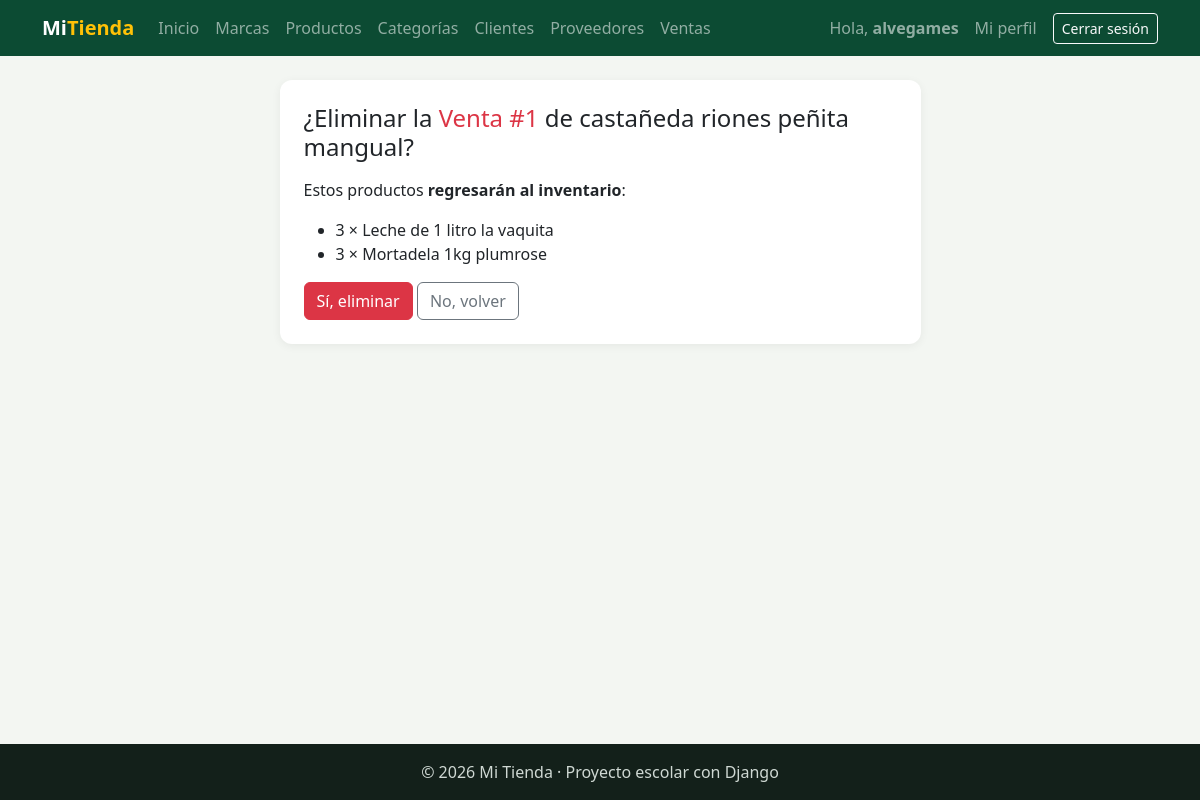
Screenshot of /facturacion/ventas/eliminar/1/ (signed in) with the database file from the repository.
### facturacion/models.py (models this page shows, shortened)
class ModeloBase(models.Model):
    user = models.ForeignKey(                    # 1:N con User: un usuario registra muchos registros
        User,
        on_delete=models.SET_NULL,               # Si borran al usuario, el registro se queda con user vacío
        null=True,                               # SET_NULL necesita que la columna acepte NULL
        blank=True,
        editable=False,                          # No aparece en formularios: lo llena la VISTA, no la persona
        related_name="%(class)s_registrados",    # %(class)s = nombre del modelo → user.producto_registrados
        verbose_name="Registrado por",
    )
    fecha_creacion = models.DateTimeField("Fecha de creación", auto_now_add=True)   # Se llena sola al CREAR
    fecha_modificacion = models.DateTimeField("Última modificación", auto_now=True) # Se actualiza sola en CADA save()
    class Meta:
        abstract = True                          # ← LA CLAVE: modelo "molde", sin tabla propia

class Venta(ModeloBase):
    cliente = models.ForeignKey(Cliente, on_delete=models.PROTECT, related_name="ventas")   # 1:N
    fecha_hora = models.DateTimeField("Fecha y hora", default=timezone.now)   # default: la hora actual, editable
    subtotal = models.DecimalField(max_digits=12, decimal_places=2, default=0, editable=False)
    iva = models.DecimalField("IVA", max_digits=12, decimal_places=2, default=0, editable=False)
    total = models.DecimalField(max_digits=12, decimal_places=2, default=0, editable=False)
    tipo_pago = models.CharField(
        "Tipo de pago",
        max_length=15,
        choices=TipoPago.choices,                # Solo acepta contado, credito, transferencia o tarjeta
        default=TipoPago.CONTADO,
    )
    class Meta:
        verbose_name = "Venta"
        verbose_name_plural = "Ventas"
        ordering = ["-fecha_hora"]               # La más reciente primero
    def __str__(self):
        return f"Venta #{self.pk}"

class Cliente(ModeloBase):
    cedula = models.CharField("Cédula", max_length=10, unique=True)
    nombres = models.CharField(max_length=80)
    apellidos = models.CharField(max_length=80)
    email = models.EmailField("Correo", blank=True)
    telefono = models.CharField("Teléfono", max_length=15, blank=True)
    direccion = models.CharField("Dirección", max_length=200, blank=True)
    class Meta:
        verbose_name = "Cliente"
        verbose_name_plural = "Clientes"
        ordering = ["apellidos", "nombres"]
    def __str__(self):
        return f"{self.apellidos} {self.nombres}"

class DetalleVenta(ModeloBase):
    venta = models.ForeignKey(Venta, on_delete=models.CASCADE, related_name="detalles")   # se borra con su venta
    producto = models.ForeignKey(Producto, on_delete=models.PROTECT, related_name="detalles_venta")
    cantidad = models.PositiveIntegerField(default=1, validators=[MinValueValidator(1)])  # mínimo 1
    precio = models.DecimalField(max_digits=10, decimal_places=2)   # precio del producto EL DÍA de la venta
    class Meta:
        verbose_name = "Detalle de venta"
        verbose_name_plural = "Detalles de venta"

class Producto(ModeloBase):
    nombre = models.CharField(max_length=100)
    descripcion = models.TextField("Descripción", blank=True)
    precio = models.DecimalField(max_digits=10, decimal_places=2)    # Precio de VENTA actual
    stock = models.PositiveIntegerField(default=0)                   # Unidades en bodega (nunca negativo)
    imagen = models.ImageField(                  # NUEVO: guarda una FOTO
        upload_to="productos/",                  #   el archivo va a MEDIA_ROOT/productos/
        blank=True,                              #   la foto es opcional
    )                                            #   En la tabla solo se guarda el TEXTO de la ruta: "productos/a55.jpg"
    marca = models.ForeignKey(Marca, on_delete=models.PROTECT, related_name="productos")
    categorias = models.ManyToManyField(Categoria, related_name="productos", blank=True)
    activo = models.BooleanField(default=True)
    class Meta:
        verbose_name = "Producto"
        verbose_name_plural = "Productos"
        ordering = ["nombre"]

### facturacion/views.py (the view, shortened to what this page needs)
# urls.py: path("ventas/eliminar/<int:pk>/", views.VentaDeleteView.as_view(), name="venta_eliminar"),
class VentaDeleteView(LoginRequiredMixin, DeleteView):     # ELIMINAR
    model = Venta
    template_name = "facturacion/venta_eliminar.html"
    context_object_name = "venta"
    success_url = reverse_lazy("facturacion:venta_lista")

### facturacion/templates/facturacion/venta_eliminar.html (shortened to what this page needs)
{% extends "base.html" %}
{% block contenido %}
<div class="row justify-content-center">
    <div class="col-md-7">
        <div class="tarjeta">
            <h1 class="h4 mb-3">¿Eliminar la <span class="text-danger">{{ venta }}</span> de {{ venta.cliente }}?</h1>
            <p>Estos productos <b>regresarán al inventario</b>:</p>
            <ul>
                {% for detalle in venta.detalles.all %}
                    <li>{{ detalle.cantidad }} × {{ detalle.producto.nombre }}</li>
                {% endfor %}
            </ul>
            <form method="post">
                <button type="submit" class="btn btn-danger">Sí, eliminar</button>
                <a href="{% url 'facturacion:venta_detalle' venta.pk %}" class="btn btn-outline-secondary">No, volver</a>
            </form>
        </div>
    </div>
</div>
{% endblock %}

### templates/base.html (shortened to what this page needs)
{% load static %}
<!DOCTYPE html>
<html lang="es">
<head>
    <link href="https://cdn.jsdelivr.net/npm/bootstrap@5.3.3/dist/css/bootstrap.min.css" rel="stylesheet">
    <link rel="stylesheet" href="{% static 'css/estilos.css' %}">
</head>
<body>
    <nav class="navbar navbar-expand-lg navbar-dark barra">
        <div class="container">
            <a class="navbar-brand fw-bold" href="{% url 'home' %}">Mi<span class="text-warning">Tienda</span></a>
            <div class="collapse navbar-collapse" id="menu">
                <ul class="navbar-nav me-auto">
                    <li class="nav-item"><a class="nav-link" href="{% url 'home' %}">Inicio</a></li>
                    {% if user.is_authenticated %}
                        <li class="nav-item"><a class="nav-link" href="{% url 'facturacion:marca_lista' %}">Marcas</a></li>
                        <li class="nav-item"><a class="nav-link" href="{% url 'facturacion:producto_lista' %}">Productos</a></li>
                        <li class="nav-item"><a class="nav-link" href="{% url 'facturacion:categoria_lista' %}">Categorías</a></li>
                        <li class="nav-item"><a class="nav-link" href="{% url 'facturacion:cliente_lista' %}">Clientes</a></li>
                        <li class="nav-item"><a class="nav-link" href="{% url 'facturacion:proveedor_lista' %}">Proveedores</a></li>
                        <li class="nav-item"><a class="nav-link" href="{% url 'facturacion:venta_lista' %}">Ventas</a></li>
                    {% endif %}
                </ul>
                <ul class="navbar-nav align-items-lg-center gap-2">
                    {% if user.is_authenticated %}
                        <li class="nav-item navbar-text">Hola, <b>{{ user.username }}</b></li>
                        <li class="nav-item"><a class="nav-link" href="{% url 'facturacion:mi_perfil' %}">Mi perfil</a></li>
                        <li class="nav-item">
                            <form method="post" action="{% url 'logout' %}" class="m-0">
                                <button type="submit" class="btn btn-sm btn-outline-light">Cerrar sesión</button>
                            </form>
                        </li>
                    {% else %}
                        <li class="nav-item"><a class="nav-link" href="{% url 'login' %}">Ingresar</a></li>
                        <li class="nav-item"><a class="btn btn-sm btn-warning" href="{% url 'registro' %}">Crear cuenta</a></li>
                    {% endif %}
                </ul>
            </div>
        </div>
    </nav>
    <main class="container py-4">
        {% block contenido %}{% endblock %}
    </main>
    <footer class="pie text-center py-3">© 2026 Mi Tienda · Proyecto escolar con Django</footer>
</body>
</html>

### static/css/estilos.css (style rules this page uses)
:root { --verde: #0c4b33; --verde-claro: #2f9e6e; --amarillo: #f2c230; }
body { background-color: #f3f6f2; min-height: 100vh; display: flex; flex-direction: column; }
main { flex: 1; }
.barra { background-color: var(--verde); }
.tarjeta { background: white; border-radius: 12px; padding: 24px; box-shadow: 0 2px 10px rgba(0,0,0,.06); }
.pie { background-color: #13201a; color: #cfd8d3; }

### rows the page displays
Venta: id "Venta #1", cliente "castañeda riones peñita mangual"
DetalleVenta: cantidad "3", producto.nombre "Leche de 1 litro la vaquita"
DetalleVenta: cantidad "3", producto.nombre "Mortadela 1kg plumrose"

### other values shown
{{ user.username }} "alvegames"
